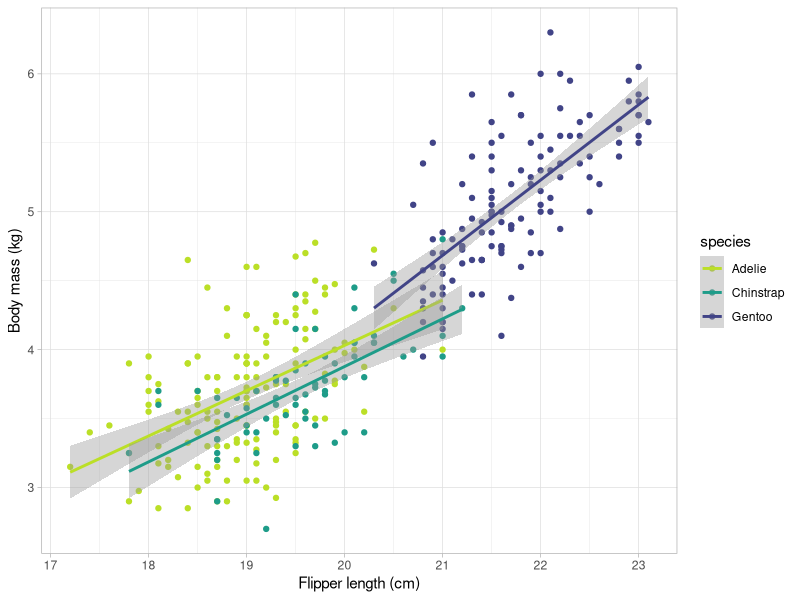

This figure's R source:
## ---- chunk 1
 #| echo: false
library(palmerpenguins)
library(tidyverse)
library(magrittr)

head(penguins)
## ---- chunk 2
penguins %>% group_by(species) %>%
	summarise(n = n(), mass = mean(body_mass_g, na.rm = T), se = sd(body_mass_g, na.rm = T)/sqrt(n))
## ---- chunk 3
#| echo: false

library(viridis)

ggplot(penguins, aes(x = flipper_length_mm/10, y = body_mass_g/1000, colour = species)) +
	geom_point() +
	geom_smooth(method = 'lm') +
	scale_colour_viridis(option = "D", begin = 0.9, end = 0.2, discrete = TRUE) +
	xlab("Flipper length (cm)") +
	ylab("Body mass (kg)") +
	theme_light()

## ---- chunk 4
#| echo: false
#| 
summary(lm(body_mass_g ~ species*flipper_length_mm, data = penguins))
